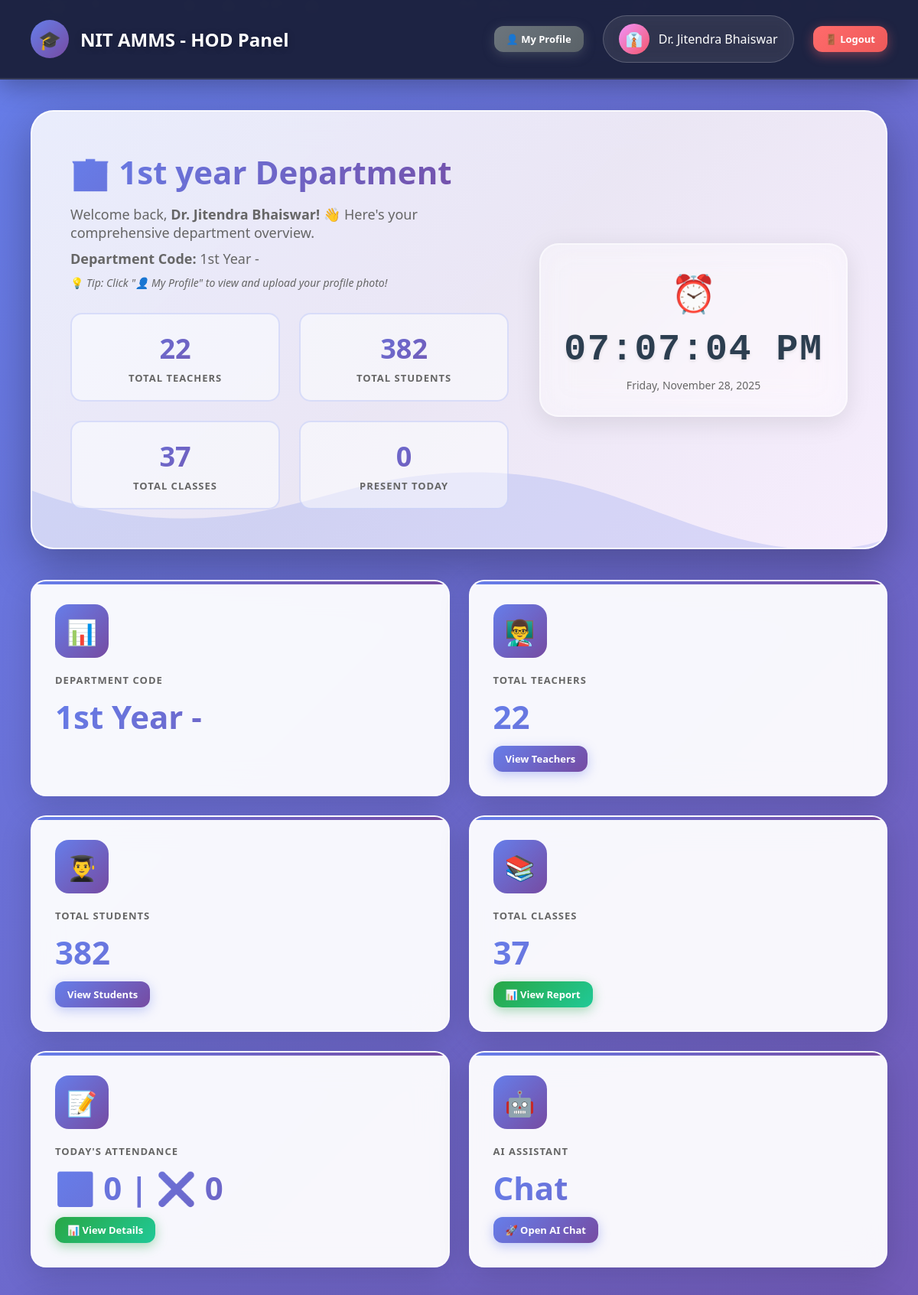
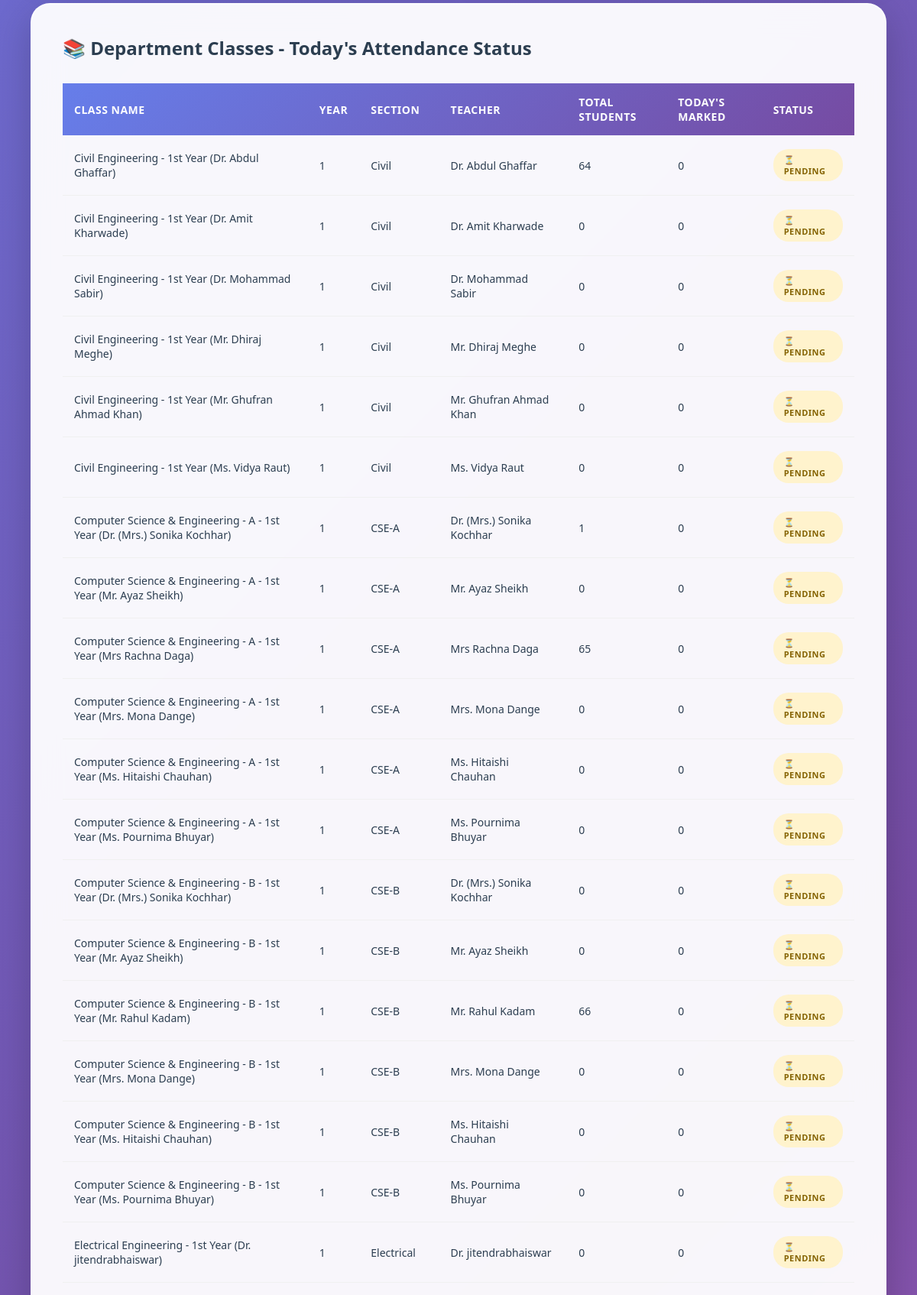
Screenshot of /hod/ai_chat.php (signed in, upper part) with the database file from the repository (2 pictures, top to bottom).
### tables this page shows
CREATE TABLE `users` (
  `id` int(11) NOT NULL,
  `username` varchar(50) NOT NULL,
  `password` varchar(255) NOT NULL,
  `full_name` varchar(100) NOT NULL,
  `email` varchar(100) NOT NULL,
  `phone` varchar(15) DEFAULT NULL,
  `photo` varchar(255) DEFAULT NULL,
  `role` enum('admin','hod','teacher') NOT NULL,
  `department_id` int(11) DEFAULT NULL,
  `is_active` tinyint(1) DEFAULT 1,
  `created_at` timestamp NOT NULL DEFAULT current_timestamp()
);

CREATE TABLE `departments` (
  `id` int(11) NOT NULL,
  `dept_name` varchar(100) NOT NULL,
  `dept_code` varchar(20) NOT NULL,
  `hod_id` int(11) DEFAULT NULL,
  `created_at` timestamp NOT NULL DEFAULT current_timestamp()
);

CREATE TABLE `classes` (
  `id` int(11) NOT NULL,
  `class_name` varchar(100) NOT NULL,
  `department_id` int(11) NOT NULL,
  `year` int(11) NOT NULL,
  `section` varchar(10) NOT NULL,
  `teacher_id` int(11) NOT NULL,
  `semester` int(11) NOT NULL,
  `academic_year` varchar(20) NOT NULL,
  `created_at` timestamp NOT NULL DEFAULT current_timestamp()
);

### db.php (called while the page is built, shortened)
<?php
$conn = new mysqli(DB_HOST, DB_USER, DB_PASS, DB_NAME);
$conn->set_charset("utf8mb4");
$conn->query("SET time_zone = '+05:30'");
function isLoggedIn() {
    return isset($_SESSION['user_id']) && isset($_SESSION['role']);
}
function getCurrentUser() {
    global $conn;
    $user_id = $_SESSION['user_id'];
    $role = $_SESSION['role'];
    if ($role === 'student') {
        $query = "SELECT * FROM students WHERE id = ?";
    } elseif ($role === 'parent') {
        $query = "SELECT * FROM parents WHERE id = ?";
    } else {
        $query = "SELECT * FROM users WHERE id = ?";
    }
    $stmt = $conn->prepare($query);
    $stmt->bind_param("i", $user_id);
    $stmt->execute();
    $result = $stmt->get_result();
    return $result->fetch_assoc();
}
?>

### hod/ai_chat.php (the view, shortened to what this page needs)
<?php
require_once '../db.php';
$user = getCurrentUser();
$department_id = $_SESSION['department_id'];
$dept_query = "SELECT * FROM departments WHERE id = $department_id";
$dept_result = $conn->query($dept_query);
$department = $dept_result->fetch_assoc();
$stats = [];
$result = $conn->query("SELECT COUNT(*) as count FROM users WHERE role = 'teacher' AND department_id = $department_id AND is_active = 1");
$stats['teachers'] = $result->fetch_assoc()['count'];
$result = $conn->query("SELECT COUNT(*) as count FROM students WHERE department_id = $department_id AND is_active = 1");
$stats['students'] = $result->fetch_assoc()['count'];
$result = $conn->query("SELECT COUNT(*) as count FROM classes WHERE department_id = $department_id");
$stats['classes'] = $result->fetch_assoc()['count'];
$today = date('Y-m-d');
$today_query = "SELECT COUNT(*) as total,
                SUM(CASE WHEN sa.status = 'present' THEN 1 ELSE 0 END) as present,
                SUM(CASE WHEN sa.status = 'absent' THEN 1 ELSE 0 END) as absent
                FROM student_attendance sa
                JOIN classes c ON sa.class_id = c.id
                WHERE c.department_id = $department_id AND sa.attendance_date = '$today'";
$today_result = $conn->query($today_query);
$today_stats = $today_result->fetch_assoc();
$classes_query = "SELECT c.*, u.full_name as teacher_name,
                  (SELECT COUNT(*) FROM students WHERE class_id = c.id AND is_active = 1) as student_count,
                  (SELECT COUNT(*) FROM student_attendance WHERE class_id = c.id AND attendance_date = '$today') as today_marked
                  FROM classes c
                  LEFT JOIN users u ON c.teacher_id = u.id
                  WHERE c.department_id = $department_id
                  ORDER BY c.class_name";
$classes = $conn->query($classes_query);
?>
<!DOCTYPE html>
<html lang="en">
<head>
</head>
<body>
    <div class="particles">
    </div>
    <nav class="navbar">
        <div class="navbar-brand">
            <div class="navbar-logo">🎓</div>
            <h1>NIT AMMS - HOD Panel</h1>
        </div>
        <div class="user-info">
            <a href="profile.php" class="btn btn-secondary btn-sm">👤 My Profile</a>
            <div class="user-profile">
                <div class="user-avatar">👔</div>
                <span><?php echo htmlspecialchars($user['full_name']); ?></span>
            </div>
            <a href="../logout.php" class="btn btn-danger btn-sm">🚪 Logout</a>
        </div>
    </nav>
    <div class="main-content">
        <div class="hero-welcome">
            <div class="hero-background"></div>
            <div class="animated-wave"></div>
            <div class="hero-content">
                <div class="hero-text">
                    <h2>🏢 <?php echo htmlspecialchars($department['dept_name']); ?> Department</h2>
                    <p>Welcome back, <strong><?php echo htmlspecialchars($user['full_name']); ?>!</strong> 👋 Here's your comprehensive department overview.</p>
                    <p style="margin-top: 10px;"><strong>Department Code:</strong> <?php echo htmlspecialchars($department['dept_code']); ?></p>
                    <p style="margin-top: 10px; font-size: 14px;">💡 <em>Tip: Click "👤 My Profile" to view and upload your profile photo!</em></p>
                    <div class="hero-stats">
                        <div class="hero-stat-item">
                            <div class="hero-stat-value"><?php echo $stats['teachers']; ?></div>
                            <div class="hero-stat-label">Total Teachers</div>
                        </div>
                        <div class="hero-stat-item">
                            <div class="hero-stat-value"><?php echo $stats['students']; ?></div>
                            <div class="hero-stat-label">Total Students</div>
                        </div>
                        <div class="hero-stat-item">
                            <div class="hero-stat-value"><?php echo $stats['classes']; ?></div>
                            <div class="hero-stat-label">Total Classes</div>
                        </div>
                        <div class="hero-stat-item">
                            <div class="hero-stat-value"><?php echo ($today_stats['present'] ?? 0); ?></div>
                            <div class="hero-stat-label">Present Today</div>
                        </div>
                    </div>
                </div>
                <div class="glass-clock">
                    <div class="clock-icon">⏰</div>
                    <div class="time" id="liveClock">--:--:--</div>
                    <div class="date" id="liveDate">Loading...</div>
                </div>
            </div>
        </div>
        <div class="premium-stats">
            <div class="premium-stat-card">
                <div class="stat-icon-wrapper">📊</div>
                <div class="stat-details">
                    <h4>Department Code</h4>
                    <div class="stat-value-large"><?php echo htmlspecialchars($department['dept_code']); ?></div>
                </div>
            </div>
            <div class="premium-stat-card">
                <div class="stat-icon-wrapper">👨‍🏫</div>
                <div class="stat-details">
                    <h4>Total Teachers</h4>
                    <div class="stat-value-large"><?php echo $stats['teachers']; ?></div>
                    <a href="view_teachers.php" class="btn btn-primary btn-sm">View Teachers</a>
                </div>
            </div>
            <div class="premium-stat-card">
                <div class="stat-icon-wrapper">👨‍🎓</div>
                <div class="stat-details">
                    <h4>Total Students</h4>
                    <div class="stat-value-large"><?php echo $stats['students']; ?></div>
                    <a href="view_students.php" class="btn btn-primary btn-sm">View Students</a>
                </div>
            </div>
            <div class="premium-stat-card">
                <div class="stat-icon-wrapper">📚</div>
                <div class="stat-details">
                    <h4>Total Classes</h4>
                    <div class="stat-value-large"><?php echo $stats['classes']; ?></div>
                    <a href="attendance_reports.php" class="btn btn-success btn-sm">📊 View Report</a>
                </div>
            </div>
            <div class="premium-stat-card">
                <div class="stat-icon-wrapper">📝</div>
                <div class="stat-details">
                    <h4>Today's Attendance</h4>
                    <div class="stat-value-large">
                        ✅ <?php echo $today_stats['present'] ?? 0; ?> |
                        ❌ <?php echo $today_stats['absent'] ?? 0; ?>
                    </div>
                    <a href="view_department_attendance.php" class="btn btn-success btn-sm">📊 View Details</a>
                </div>
            </div>
            <div class="premium-stat-card">
                <div class="stat-icon-wrapper">🤖</div>
                <div class="stat-details">
                    <h4>AI Assistant</h4>
                    <div class="stat-value-large">Chat</div>
                    <a href="ai_chat.php" class="btn btn-primary btn-sm">🚀 Open AI Chat</a>
                </div>
            </div>
        </div>
        <div class="table-container">
            <h3>📚 Department Classes - Today's Attendance Status</h3>
            <table>
                <thead>
                    <tr>
                        <th>Class Name</th>
                        <th>Year</th>
                        <th>Section</th>
                        <th>Teacher</th>
                        <th>Total Students</th>
                        <th>Today's Marked</th>
                        <th>Status</th>
                    </tr>
                </thead>
                <tbody>
                    <?php
                    $classes->data_seek(0);
                    while ($class = $classes->fetch_assoc()):
                    ?>
                    <tr>
                        <td><?php echo htmlspecialchars($class['class_name']); ?></td>
                        <td><?php echo htmlspecialchars($class['year']); ?></td>
                        <td><?php echo htmlspecialchars($class['section']); ?></td>
                        <td><?php echo htmlspecialchars($class['teacher_name'] ?? 'Not Assigned'); ?></td>
                        <td><?php echo $class['student_count']; ?></td>
                        <td><?php echo $class['today_marked']; ?></td>
                        <td>
                            <?php if ($class['today_marked'] > 0): ?>
                                <span class="badge badge-success">✅ Marked</span>
                            <?php else: ?>
                                <span class="badge badge-warning">⏳ Pending</span>
                            <?php endif; ?>
                        </td>
                    </tr>
                    <?php endwhile; ?>
                </tbody>
            </table>
        </div>
    </div>
</body>
</html>

### rows the page displays
users: full_name "Dr. Jitendra Bhaiswar"
departments: dept_name "1st year", dept_code "1st Year -"
classes: class_name "Civil Engineering - 1st Year (Dr. Abdul Ghaffar)", year "1", section "Civil", users.full_name "Dr. Abdul Ghaffar", student_count "64", today_marked "0", shows "⏳ PENDING"
classes: class_name "Civil Engineering - 1st Year (Dr. Amit Kharwade)", year "1", section "Civil", users.full_name "Dr. Amit Kharwade", student_count "0", today_marked "0", shows "⏳ PENDING"
classes: class_name "Civil Engineering - 1st Year (Dr. Mohammad Sabir)", year "1", section "Civil", users.full_name "Dr. Mohammad Sabir", student_count "0", today_marked "0", shows "⏳ PENDING"
classes: class_name "Civil Engineering - 1st Year (Mr. Dhiraj Meghe)", year "1", section "Civil", users.full_name "Mr. Dhiraj Meghe", student_count "0", today_marked "0", shows "⏳ PENDING"
classes: class_name "Civil Engineering - 1st Year (Mr. Ghufran Ahmad Khan)", year "1", section "Civil", users.full_name "Mr. Ghufran Ahmad Khan", student_count "0", today_marked "0", shows "⏳ PENDING"
classes: class_name "Civil Engineering - 1st Year (Ms. Vidya Raut)", year "1", section "Civil", users.full_name "Ms. Vidya Raut", student_count "0", today_marked "0", shows "⏳ PENDING"
classes: class_name "Computer Science & Engineering - A - 1st Year (Dr. (Mrs.) Sonika Kochhar)", year "1", section "CSE-A", users.full_name "Dr. (Mrs.) Sonika Kochhar", student_count "1", today_marked "0", shows "⏳ PENDING"
classes: class_name "Computer Science & Engineering - A - 1st Year (Mr. Ayaz Sheikh)", year "1", section "CSE-A", users.full_name "Mr. Ayaz Sheikh", student_count "0", today_marked "0", shows "⏳ PENDING"
classes: class_name "Computer Science & Engineering - A - 1st Year (Mrs Rachna Daga)", year "1", section "CSE-A", users.full_name "Mrs Rachna Daga", student_count "65", today_marked "0", shows "⏳ PENDING"
classes: class_name "Computer Science & Engineering - A - 1st Year (Mrs. Mona Dange)", year "1", section "CSE-A", users.full_name "Mrs. Mona Dange", student_count "0", today_marked "0", shows "⏳ PENDING"
classes: class_name "Computer Science & Engineering - A - 1st Year (Ms. Hitaishi Chauhan)", year "1", section "CSE-A", users.full_name "Ms. Hitaishi Chauhan", student_count "0", today_marked "0", shows "⏳ PENDING"
classes: class_name "Computer Science & Engineering - A - 1st Year (Ms. Pournima Bhuyar)", year "1", section "CSE-A", users.full_name "Ms. Pournima Bhuyar", student_count "0", today_marked "0", shows "⏳ PENDING"
classes: class_name "Computer Science & Engineering - B - 1st Year (Dr. (Mrs.) Sonika Kochhar)", year "1", section "CSE-B", users.full_name "Dr. (Mrs.) Sonika Kochhar", student_count "0", today_marked "0", shows "⏳ PENDING"
classes: class_name "Computer Science & Engineering - B - 1st Year (Mr. Ayaz Sheikh)", year "1", section "CSE-B", users.full_name "Mr. Ayaz Sheikh", student_count "0", today_marked "0", shows "⏳ PENDING"
classes: class_name "Computer Science & Engineering - B - 1st Year (Mr. Rahul Kadam)", year "1", section "CSE-B", users.full_name "Mr. Rahul Kadam", student_count "66", today_marked "0", shows "⏳ PENDING"
classes: class_name "Computer Science & Engineering - B - 1st Year (Mrs. Mona Dange)", year "1", section "CSE-B", users.full_name "Mrs. Mona Dange", student_count "0", today_marked "0", shows "⏳ PENDING"
classes: class_name "Computer Science & Engineering - B - 1st Year (Ms. Hitaishi Chauhan)", year "1", section "CSE-B", users.full_name "Ms. Hitaishi Chauhan", student_count "0", today_marked "0", shows "⏳ PENDING"
classes: class_name "Computer Science & Engineering - B - 1st Year (Ms. Pournima Bhuyar)", year "1", section "CSE-B", users.full_name "Ms. Pournima Bhuyar", student_count "0", today_marked "0", shows "⏳ PENDING"
classes: class_name "Electrical Engineering - 1st Year (Dr. jitendrabhaiswar)", year "1", section "Electrical", users.full_name "Dr. jitendrabhaiswar", student_count "0", today_marked "0", shows "⏳ PENDING"

### other values shown
$stats['teachers'] "22"
$stats['students'] "382"
$stats['classes'] "37"
$today_stats['present'] "0"
$today_stats['absent'] "0"
